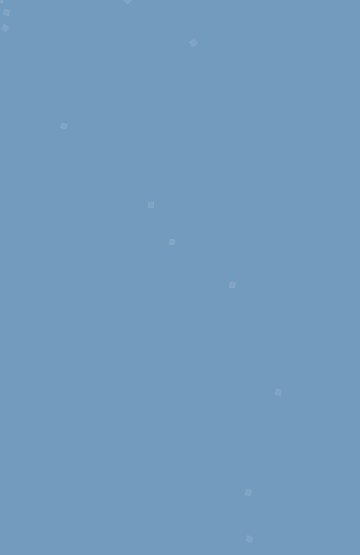
Frame 1 (no input)
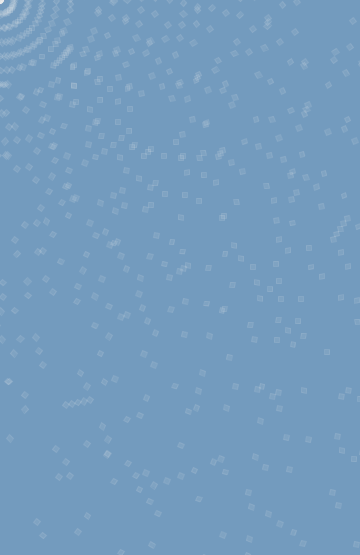
Frame 60 (the mouse pressed at the canvas centre just before this capture)
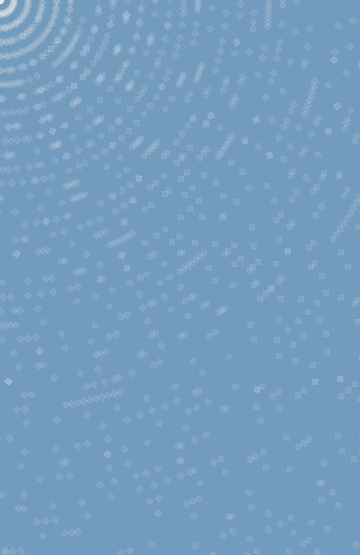
Frame 120 (the mouse held since frame 60 and released just before this capture)

The Processing sketch that drew these frames (run headless with seeded random() and noise(); from frame 60 on, the mouse is pressed at the canvas centre):

// Processing sketch: processing_60121
// ── processing_60121.pde

float x = 0;
int lngth = 5;
int hght = 5;
float r = 0.1;


void setup() {
  size(360, 555);
  background(115, 155, 190);
  smooth();
  stroke(234, 30);
  fill(234, 25);

}

void draw() {
  
      x = 0;
    while (x < 500) {
      rectMode(CENTER);
      rotate(r);
      rect(x, x, lngth, hght);
      x = x + 10;
      r = r + 0.1;
    }  
}

void mousePressed() {
  save(frameCount+".jpg");
  
}
